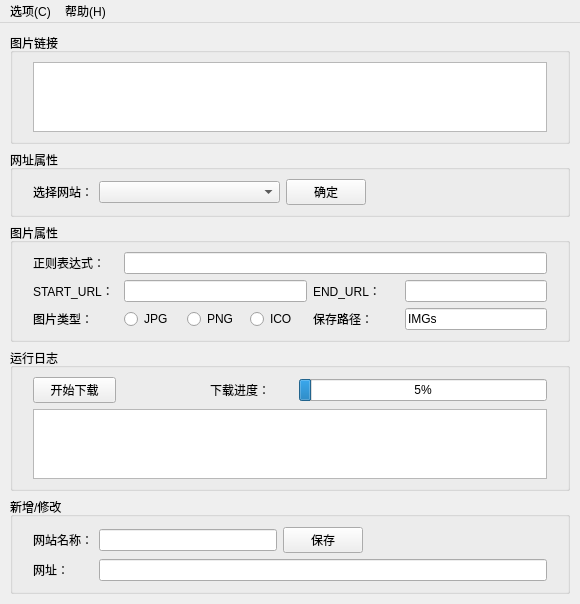
<?xml version="1.0" encoding="UTF-8"?>
<ui version="4.0">
 <author>爱尔兰咖啡</author>
 <class>MainWindow</class>
 <widget class="QMainWindow" name="MainWindow">
  <property name="geometry">
   <rect>
    <x>0</x>
    <y>0</y>
    <width>580</width>
    <height>544</height>
   </rect>
  </property>
  <property name="windowTitle">
   <string>图片下载器</string>
  </property>
  <property name="windowIcon">
   <iconset>
    <normaloff>logo/logo.ico</normaloff>logo/logo.ico</iconset>
  </property>
  <widget class="QWidget" name="centralwidget">
   <layout class="QGridLayout" name="gridLayout_3" rowstretch="3,1,2,2,2,0" columnstretch="3,0">
    <property name="leftMargin">
     <number>10</number>
    </property>
    <property name="topMargin">
     <number>10</number>
    </property>
    <property name="rightMargin">
     <number>10</number>
    </property>
    <property name="bottomMargin">
     <number>10</number>
    </property>
    <property name="horizontalSpacing">
     <number>8</number>
    </property>
    <item row="1" column="0" colspan="2">
     <widget class="QGroupBox" name="groupBox_2">
      <property name="title">
       <string>网址属性</string>
      </property>
      <layout class="QHBoxLayout" name="horizontalLayout_2" stretch="1,3,1,3">
       <property name="leftMargin">
        <number>20</number>
       </property>
       <property name="rightMargin">
        <number>20</number>
       </property>
       <item>
        <widget class="QLabel" name="label_4">
         <property name="text">
          <string>选择网站：</string>
         </property>
        </widget>
       </item>
       <item>
        <widget class="QComboBox" name="comboBox"/>
       </item>
       <item>
        <widget class="QPushButton" name="pushButton_2">
         <property name="cursor">
          <cursorShape>PointingHandCursor</cursorShape>
         </property>
         <property name="text">
          <string>确定</string>
         </property>
        </widget>
       </item>
       <item>
        <spacer name="horizontalSpacer_2">
         <property name="orientation">
          <enum>Qt::Horizontal</enum>
         </property>
         <property name="sizeHint" stdset="0">
          <size>
           <width>40</width>
           <height>20</height>
          </size>
         </property>
        </spacer>
       </item>
      </layout>
     </widget>
    </item>
    <item row="0" column="0" colspan="2">
     <widget class="QGroupBox" name="groupBox_5">
      <property name="title">
       <string>图片链接</string>
      </property>
      <layout class="QHBoxLayout" name="horizontalLayout">
       <property name="leftMargin">
        <number>20</number>
       </property>
       <property name="rightMargin">
        <number>20</number>
       </property>
       <item>
        <widget class="QTextEdit" name="textEdit"/>
       </item>
      </layout>
     </widget>
    </item>
    <item row="2" column="0" colspan="2">
     <widget class="QGroupBox" name="groupBox_3">
      <property name="title">
       <string>图片属性</string>
      </property>
      <layout class="QGridLayout" name="gridLayout_2" columnstretch="3,2,2,2,3,5,0">
       <property name="leftMargin">
        <number>20</number>
       </property>
       <property name="rightMargin">
        <number>20</number>
       </property>
       <item row="2" column="4">
        <widget class="QLabel" name="label_9">
         <property name="text">
          <string>保存路径：</string>
         </property>
        </widget>
       </item>
       <item row="2" column="3">
        <widget class="QRadioButton" name="radioButton_2">
         <property name="text">
          <string>ICO</string>
         </property>
        </widget>
       </item>
       <item row="2" column="2">
        <widget class="QRadioButton" name="radioButton_3">
         <property name="text">
          <string>PNG</string>
         </property>
        </widget>
       </item>
       <item row="2" column="1">
        <widget class="QRadioButton" name="radioButton">
         <property name="text">
          <string>JPG</string>
         </property>
        </widget>
       </item>
       <item row="0" column="1" colspan="6">
        <widget class="QLineEdit" name="lineEdit_3"/>
       </item>
       <item row="1" column="0">
        <widget class="QLabel" name="label_5">
         <property name="toolTip">
          <string>&lt;html&gt;&lt;head/&gt;&lt;body&gt;&lt;p&gt;当提取的链接不需要前缀时可以不填写此项&lt;/p&gt;&lt;/body&gt;&lt;/html&gt;</string>
         </property>
         <property name="text">
          <string>START_URL：</string>
         </property>
        </widget>
       </item>
       <item row="0" column="0">
        <widget class="QLabel" name="label_3">
         <property name="text">
          <string>正则表达式：</string>
         </property>
        </widget>
       </item>
       <item row="2" column="0">
        <widget class="QLabel" name="label_7">
         <property name="toolTip">
          <string>&lt;html&gt;&lt;head/&gt;&lt;body&gt;&lt;p&gt;图片类型需要与正则表达式中提取的图片链接保持一致&lt;/p&gt;&lt;/body&gt;&lt;/html&gt;</string>
         </property>
         <property name="text">
          <string>图片类型：</string>
         </property>
        </widget>
       </item>
       <item row="2" column="5" colspan="2">
        <widget class="QLineEdit" name="lineEdit_6">
         <property name="text">
          <string>IMGs</string>
         </property>
        </widget>
       </item>
       <item row="1" column="5" colspan="2">
        <widget class="QLineEdit" name="lineEdit_5"/>
       </item>
       <item row="1" column="4">
        <widget class="QLabel" name="label_6">
         <property name="text">
          <string>END_URL：</string>
         </property>
        </widget>
       </item>
       <item row="1" column="1" colspan="3">
        <widget class="QLineEdit" name="lineEdit_4"/>
       </item>
      </layout>
     </widget>
    </item>
    <item row="3" column="0" colspan="2">
     <widget class="QGroupBox" name="groupBox_4">
      <property name="title">
       <string>运行日志</string>
      </property>
      <layout class="QGridLayout" name="gridLayout_4" rowstretch="1,2" columnstretch="1,1,1,3">
       <property name="leftMargin">
        <number>20</number>
       </property>
       <property name="rightMargin">
        <number>20</number>
       </property>
       <item row="0" column="2">
        <widget class="QLabel" name="label_8">
         <property name="toolTip">
          <string>&lt;html&gt;&lt;head/&gt;&lt;body&gt;&lt;p&gt;当提取的链接不需要后缀时可以不填写此项&lt;/p&gt;&lt;/body&gt;&lt;/html&gt;</string>
         </property>
         <property name="text">
          <string>下载进度：</string>
         </property>
        </widget>
       </item>
       <item row="1" column="0" colspan="4">
        <widget class="QTextEdit" name="textEdit_2"/>
       </item>
       <item row="0" column="3">
        <widget class="QProgressBar" name="progressBar">
         <property name="value">
          <number>5</number>
         </property>
        </widget>
       </item>
       <item row="0" column="0">
        <widget class="QPushButton" name="pushButton_3">
         <property name="cursor">
          <cursorShape>PointingHandCursor</cursorShape>
         </property>
         <property name="text">
          <string>开始下载</string>
         </property>
        </widget>
       </item>
       <item row="0" column="1">
        <spacer name="horizontalSpacer_5">
         <property name="orientation">
          <enum>Qt::Horizontal</enum>
         </property>
         <property name="sizeHint" stdset="0">
          <size>
           <width>40</width>
           <height>20</height>
          </size>
         </property>
        </spacer>
       </item>
      </layout>
     </widget>
    </item>
    <item row="5" column="0" colspan="2">
     <widget class="QGroupBox" name="groupBox">
      <property name="title">
       <string>新增/修改</string>
      </property>
      <layout class="QGridLayout" name="gridLayout" columnstretch="1,3,1,3">
       <property name="leftMargin">
        <number>20</number>
       </property>
       <property name="topMargin">
        <number>10</number>
       </property>
       <property name="rightMargin">
        <number>20</number>
       </property>
       <property name="bottomMargin">
        <number>10</number>
       </property>
       <item row="1" column="1" colspan="3">
        <widget class="QLineEdit" name="lineEdit_2"/>
       </item>
       <item row="0" column="0">
        <widget class="QLabel" name="label">
         <property name="toolTip">
          <string>&lt;html&gt;&lt;head/&gt;&lt;body&gt;&lt;p&gt;必填项，如果与已有名称重复则修改原来保存的信息&lt;/p&gt;&lt;/body&gt;&lt;/html&gt;</string>
         </property>
         <property name="text">
          <string>网站名称：</string>
         </property>
        </widget>
       </item>
       <item row="0" column="1">
        <widget class="QLineEdit" name="lineEdit"/>
       </item>
       <item row="1" column="0">
        <widget class="QLabel" name="label_2">
         <property name="toolTip">
          <string>&lt;html&gt;&lt;head/&gt;&lt;body&gt;&lt;p&gt;非必填项，若填写则保存后可以展示&lt;/p&gt;&lt;/body&gt;&lt;/html&gt;</string>
         </property>
         <property name="text">
          <string>网址：</string>
         </property>
        </widget>
       </item>
       <item row="0" column="2">
        <widget class="QPushButton" name="pushButton">
         <property name="cursor">
          <cursorShape>PointingHandCursor</cursorShape>
         </property>
         <property name="text">
          <string>保存</string>
         </property>
        </widget>
       </item>
       <item row="0" column="3">
        <spacer name="horizontalSpacer_3">
         <property name="orientation">
          <enum>Qt::Horizontal</enum>
         </property>
         <property name="sizeHint" stdset="0">
          <size>
           <width>40</width>
           <height>20</height>
          </size>
         </property>
        </spacer>
       </item>
      </layout>
     </widget>
    </item>
   </layout>
  </widget>
  <widget class="QMenuBar" name="menubar">
   <property name="geometry">
    <rect>
     <x>0</x>
     <y>0</y>
     <width>580</width>
     <height>23</height>
    </rect>
   </property>
   <widget class="QMenu" name="menu">
    <property name="title">
     <string>选项(C)</string>
    </property>
    <addaction name="actionOpenfile"/>
    <addaction name="actionQuit"/>
   </widget>
   <widget class="QMenu" name="menu_2">
    <property name="title">
     <string>帮助(H)</string>
    </property>
    <addaction name="actionAbout"/>
    <addaction name="actionAuthor"/>
   </widget>
   <addaction name="menu"/>
   <addaction name="menu_2"/>
  </widget>
  <action name="actionOpenfile">
   <property name="text">
    <string>查看文件夹</string>
   </property>
   <property name="shortcut">
    <string>Ctrl+O</string>
   </property>
  </action>
  <action name="actionQuit">
   <property name="text">
    <string>退出</string>
   </property>
   <property name="shortcut">
    <string>Ctrl+Q</string>
   </property>
  </action>
  <action name="actionAbout">
   <property name="text">
    <string>关于程序</string>
   </property>
  </action>
  <action name="actionAuthor">
   <property name="text">
    <string>作者</string>
   </property>
  </action>
 </widget>
 <resources/>
 <connections/>
</ui>
